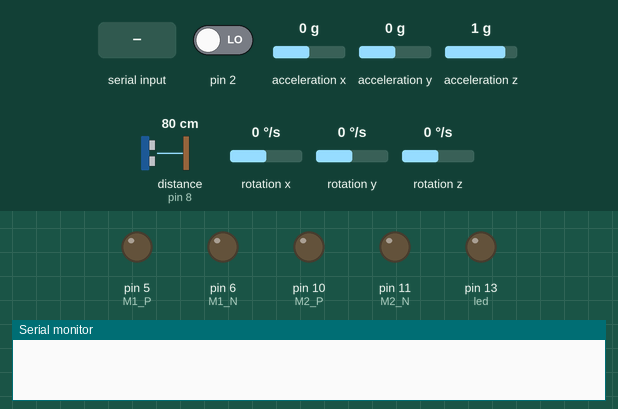
This sketch was run on a simulated Arduino Uno, built with avr-gcc and run on an emulated ATmega328P. On the bench: output pins drawn as LEDs (lit = HIGH), the last lines printed to the serial monitor. The inputs (shaded band) are chosen by the test bench; at power-on: pin 2 LOW, acceleration x 0 g, acceleration y 0 g, acceleration z 1 g, distance to the obstacle (sensor on pin 8) 80 cm, rotation x 0 °/s, rotation y 0 °/s, rotation z 0 °/s. The echo pulse lasts 58.3 µs per cm; the sensor or clock chip raises its interrupt line as the real part does; pins used as bus, display or sensor lines are not drawn.

Above: at 1.7 s.
1.8 s: "A\n" received over Serial
At 4.7 s:
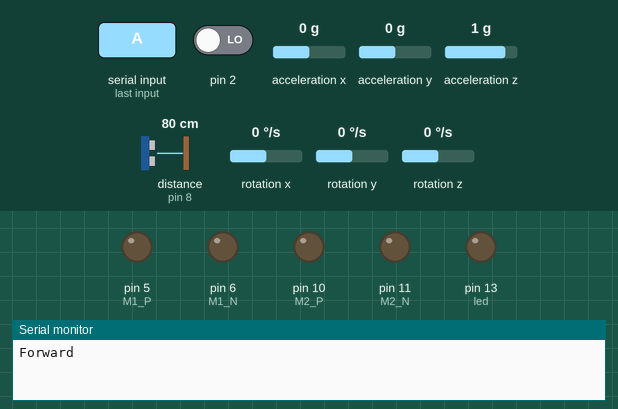
4.8 s: byte 69 (69) received over Serial
6.3 s: byte 66 (66) received over Serial
At 7.5 s:
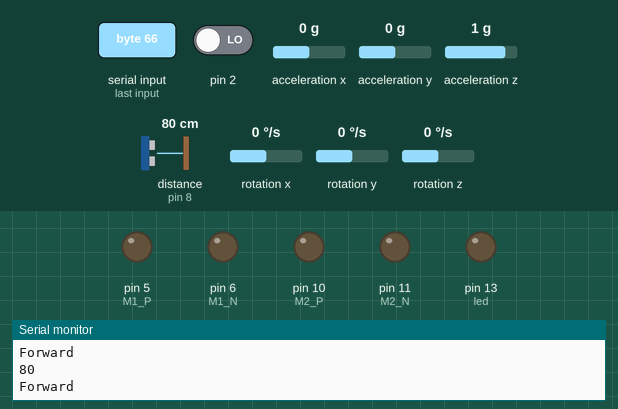
7.8 s: byte 67 (67) received over Serial
At 8.7 s:
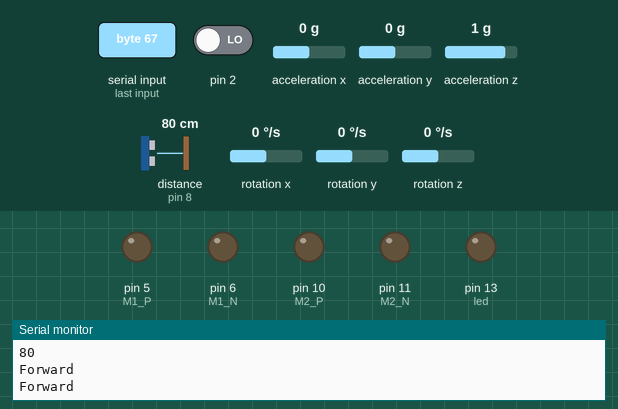
9.3 s: byte 68 (68) received over Serial
At 9.9 s:
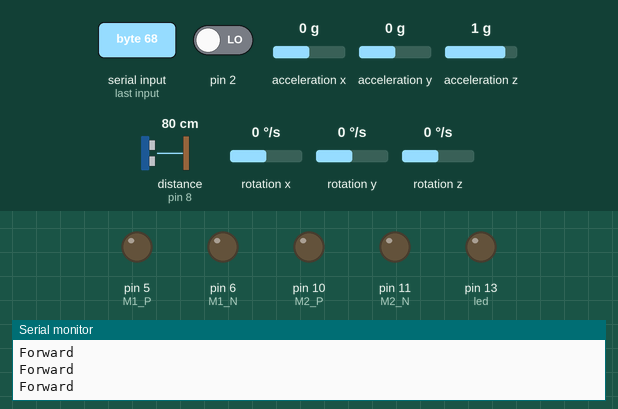
Timing chart, 0 to 11.8 s (numbered marks = the images above; inputs shaded):
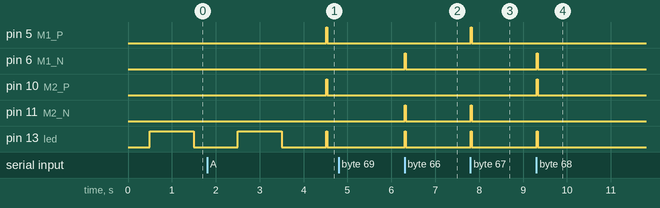

Measured:
- after the input at 1.8 s, pin 5 (M1_P), pin 10 (M2_P): LOW → HIGH after 2.7 s, → LOW 0.02 s later
- after the input at 6.3 s, pin 6 (M1_N), pin 11 (M2_N), pin 13 (led): LOW → HIGH at once, → LOW 0.02 s later
- after the input at 7.8 s, pin 5 (M1_P), pin 11 (M2_N), pin 13 (led): LOW → HIGH at once, → LOW 0.02 s later
- after the input at 9.3 s, pin 6 (M1_N), pin 10 (M2_P), pin 13 (led): LOW → HIGH at once, → LOW 0.02 s later

The sketch:

sermotgyro.ino
```cpp
#include "I2Cdev.h"
#include "MPU6050_6Axis_MotionApps20.h"
#if I2CDEV_IMPLEMENTATION == I2CDEV_ARDUINO_WIRE
    #include "Wire.h"
#endif
MPU6050 mpu;
#define OUTPUT_READABLE_YAWPITCHROLL
bool dmpReady = false;
uint8_t mpuIntStatus;   // holds actual interrupt status byte from MPU
uint8_t devStatus;      // return status after each device operation (0 = success, !0 = error)
uint16_t packetSize;    // expected DMP packet size (default is 42 bytes)
uint16_t fifoCount;     // count of all bytes currently in FIFO
uint8_t fifoBuffer[64]; // FIFO storage buffer
Quaternion q;           // [w, x, y, z]         quaternion container
VectorInt16 aa;         // [x, y, z]            accel sensor measurements
VectorInt16 aaReal;     // [x, y, z]            gravity-free accel sensor measurements
VectorInt16 aaWorld;    // [x, y, z]            world-frame accel sensor measurements
VectorFloat gravity;    // [x, y, z]            gravity vector
float euler[3];         // [psi, theta, phi]    Euler angle container
float ypr[3];           // [yaw, pitch, roll]   yaw/pitch/roll container and gravity vector
uint8_t teapotPacket[14] = { '$', 0x02, 0,0, 0,0, 0,0, 0,0, 0x00, 0x00, '\r', '\n' };
volatile bool mpuInterrupt = false;     // indicates whether MPU interrupt pin has gone high
void dmpDataReady() {
    mpuInterrupt = true;
}
int M1_P = 5;
int M1_N = 6;
int M2_P = 10;
int M2_N = 11;
int led = 13;
int spd = 255;
int Trig1 = 7;
int echo1 = 8;
int Trig2 = 12;
int echo2 = 4;
int del = 20;
unsigned long echo = 0;
unsigned long dist = 0;
unsigned long distance = 0;
void setup() {
  #if I2CDEV_IMPLEMENTATION == I2CDEV_ARDUINO_WIRE
        Wire.begin();
        TWBR = 24; // 400kHz I2C clock (200kHz if CPU is 8MHz)
    #elif I2CDEV_IMPLEMENTATION == I2CDEV_BUILTIN_FASTWIRE
        Fastwire::setup(400, true);
    #endif
    Serial.begin(9600);
    while (!Serial); // wait for Leonardo enumeration, others continue immediately
    mpu.initialize();
    devStatus = mpu.dmpInitialize();
    mpu.setXGyroOffset(220);
    mpu.setYGyroOffset(76);
    mpu.setZGyroOffset(-85);
    mpu.setZAccelOffset(1788); // 1688 factory default for my test chip
    if (devStatus == 0) {
        mpu.setDMPEnabled(true);
        attachInterrupt(0, dmpDataReady, RISING);
        mpuIntStatus = mpu.getIntStatus();
        dmpReady = true;
        packetSize = mpu.dmpGetFIFOPacketSize();
    } else {
        Serial.print(F("DMP Initialization failed (code "));
        Serial.print(devStatus);
        Serial.println(F(")"));
    }
  pinMode(M1_P,OUTPUT);
  pinMode(M1_N,OUTPUT);
  pinMode(M2_P,OUTPUT);
  pinMode(M2_N,OUTPUT);
  pinMode(Trig1,OUTPUT);
  pinMode(echo1,INPUT);
  pinMode(Trig2,OUTPUT);
  pinMode(echo2,INPUT);
  pinMode(led,OUTPUT);
}

unsigned long ping(int x, int y){
  digitalWrite(led,HIGH);
  digitalWrite(x,LOW);
  delayMicroseconds(5);
  digitalWrite(x,HIGH);
  delayMicroseconds(10);
  digitalWrite(x,LOW);
  echo = pulseIn(y,HIGH);
  dist = echo/58.138;
  Serial.println(dist);
  digitalWrite(led,LOW);
  return dist;
}

void mov_direction(int M1_P_spd,int M1_N_spd,int M2_P_spd,int M2_N_spd){
  analogWrite(M1_P,M1_P_spd);
  analogWrite(M1_N,M1_N_spd);
  analogWrite(M2_P,M2_P_spd);
  analogWrite(M2_N,M2_N_spd);
  digitalWrite(led,HIGH);
  Serial.println("Forward");
  delay(del);
  analogWrite(M1_P,0);
  analogWrite(M1_N,0);
  analogWrite(M2_P,0);
  analogWrite(M2_N,0);
  digitalWrite(led,LOW);
}
void loop() {
  for(int kl = 1; kl<3; kl++){
  digitalWrite(led,HIGH);
  delay(1000);
  digitalWrite(led,LOW);
  delay(1000);
  }
  while(1){
    if (!dmpReady) return;
    while (!mpuInterrupt && fifoCount < packetSize) {
    }
    mpuInterrupt = false;
    mpuIntStatus = mpu.getIntStatus();
    fifoCount = mpu.getFIFOCount();
    if ((mpuIntStatus & 0x10) || fifoCount == 1024) {
        mpu.resetFIFO();
        //Serial.println(F("FIFO overflow!"));
    } else if (mpuIntStatus & 0x02) {
        while (fifoCount < packetSize) fifoCount = mpu.getFIFOCount();
        mpu.getFIFOBytes(fifoBuffer, packetSize);
        fifoCount -= packetSize;
        #ifdef OUTPUT_READABLE_YAWPITCHROLL
            mpu.dmpGetQuaternion(&q, fifoBuffer);
            mpu.dmpGetGravity(&gravity, &q);
            mpu.dmpGetYawPitchRoll(ypr, &q, &gravity);
            //Serial.println(ypr[0] * 180/M_PI);
        #endif
        #ifdef OUTPUT_TEAPOT
            teapotPacket[2] = fifoBuffer[0];
            teapotPacket[3] = fifoBuffer[1];
            teapotPacket[4] = fifoBuffer[4];
            teapotPacket[5] = fifoBuffer[5];
            teapotPacket[6] = fifoBuffer[8];
            teapotPacket[7] = fifoBuffer[9];
            teapotPacket[8] = fifoBuffer[12];
            teapotPacket[9] = fifoBuffer[13];
            Serial.write(teapotPacket, 14);
            teapotPacket[11]++; // packetCount, loops at 0xFF on purpose
        #endif
    }
  int incomingByte;

  if(Serial.available() > 0) {
    incomingByte = Serial.read();
    switch(incomingByte){
      case 65:
      mov_direction(spd,0,spd,0);
      break;
      case 66:
      mov_direction(0,spd,0,spd);
      break;
      case 67:
      mov_direction(spd,0,0,spd);
      break;
      case 68:
      mov_direction(0,spd,spd,0);
      break;
      case 69:
      ping(Trig1,echo1);
      break;
      case 70:
      ping(Trig2,echo2);
      break;
      case 71:
      Serial.println(ypr[0] * 180/M_PI);
      break;
  }
}
  }
}
```
